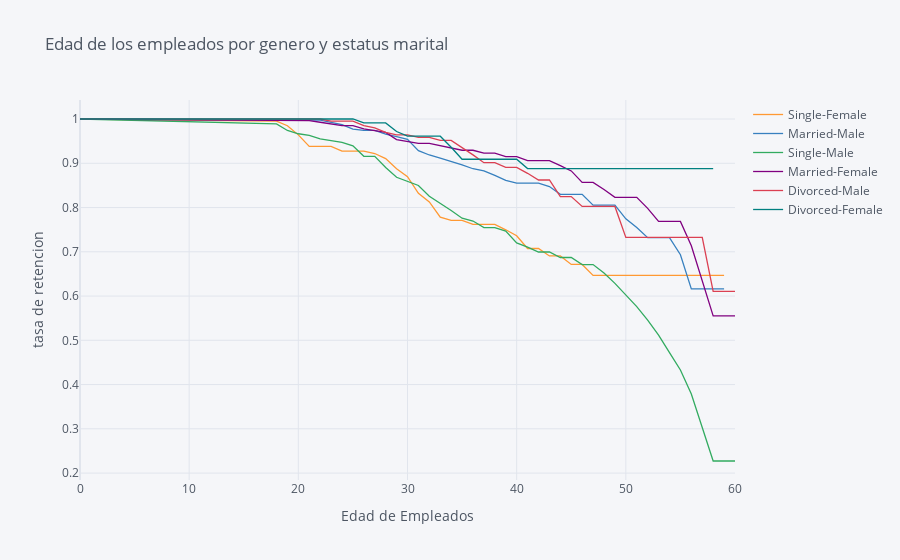

Notebook code for this chart:
### Markdown cell above
## 6. Now that we have looked at the retention rates by gender and marital status individually, let's look at them together. 

Create a new field in the data set that concatenates marital status and gender, and then generate and plot a survival curve that shows the retention by this new field over the age of the employee.

### Code cell
data['Marital&Gender'] = data['MaritalStatus']+"-"+data['Gender']


rates= survival(data,'Marital&Gender','Age','Attrition')


rates.iplot(kind='line', xTitle='Edad de Empleados', yTitle='tasa de retencion',
            title='Edad de los empleados por genero y estatus marital')

### Figure 1 — Plotly figure (JSON) as saved in the notebook; plotly's stock layout.template omitted (floating-point values rounded to 4 significant figures)
{"data": [{"line": {"color": "rgba(255, 153, 51, 1.0)", "dash": "solid", "shape": "linear", "width": 1.3}, "mode": "lines", "name": "Single-Female", "text": "", "type": "scatter", "x": [0, 18, 19, 20, 21, 22, 23, 24, 25, 26, 27, 28, 29, 30, 31, 32, 33, 34, 35, 36, 37, 38, 39, 40, 41, 42, 43, 44, 45, 46, 47, 48, 49, 50, 51, 52, 53, 54, 55, 56, 57, 58, 59, 60], "y": [1, 0.995, 0.9848, 0.9641, 0.9381, 0.9381, 0.9381, 0.9275, 0.9275, 0.9275, 0.922, 0.9106, 0.8874, 0.8697, 0.8322, 0.8125, 0.7781, 0.7709, 0.7709, 0.7619, 0.7619, 0.7619, 0.7497, 0.7363, 0.7074, 0.7074, 0.6906, 0.6906, 0.6714, 0.6714, 0.6465, 0.6465, 0.6465, 0.6465, 0.6465, 0.6465, 0.6465, 0.6465, 0.6465, 0.6465, 0.6465, 0.6465, 0.6465, ""]}, {"line": {"color": "rgba(55, 128, 191, 1.0)", "dash": "solid", "shape": "linear", "width": 1.3}, "mode": "lines", "name": "Married-Male", "text": "", "type": "scatter", "x": [0, 18, 19, 20, 21, 22, 23, 24, 25, 26, 27, 28, 29, 30, 31, 32, 33, 34, 35, 36, 37, 38, 39, 40, 41, 42, 43, 44, 45, 46, 47, 48, 49, 50, 51, 52, 53, 54, 55, 56, 57, 58, 59, 60], "y": [1, 0.9988, 0.9988, 0.9988, 0.9988, 0.9975, 0.9925, 0.9874, 0.977, 0.9743, 0.9743, 0.9659, 0.96, 0.954, 0.9286, 0.9187, 0.9116, 0.9043, 0.8964, 0.8876, 0.8828, 0.8726, 0.8614, 0.8553, 0.8553, 0.8553, 0.8473, 0.8299, 0.8299, 0.8299, 0.8055, 0.8055, 0.8055, 0.7745, 0.7546, 0.7318, 0.7318, 0.7318, 0.6932, 0.6162, 0.6162, 0.6162, 0.6162, ""]}, {"line": {"color": "rgba(50, 171, 96, 1.0)", "dash": "solid", "shape": "linear", "width": 1.3}, "mode": "lines", "name": "Single-Male", "text": "", "type": "scatter", "x": [0, 18, 19, 20, 21, 22, 23, 24, 25, 26, 27, 28, 29, 30, 31, 32, 33, 34, 35, 36, 37, 38, 39, 40, 41, 42, 43, 44, 45, 46, 47, 48, 49, 50, 51, 52, 53, 54, 55, 56, 57, 58, 59, 60], "y": [1, 0.9889, 0.9741, 0.9667, 0.9629, 0.9552, 0.9513, 0.9474, 0.9395, 0.9156, 0.9156, 0.8903, 0.8684, 0.8592, 0.8497, 0.8254, 0.8099, 0.7935, 0.776, 0.7694, 0.7548, 0.7548, 0.7466, 0.7199, 0.7103, 0.6995, 0.6995, 0.6871, 0.6871, 0.6711, 0.6711, 0.6519, 0.6286, 0.6035, 0.576, 0.5457, 0.5116, 0.4723, 0.4329, 0.3788, 0.303, 0.2273, 0.2273, 0.2273]}, {"line": {"color": "rgba(128, 0, 128, 1.0)", "dash": "solid", "shape": "linear", "width": 1.3}, "mode": "lines", "name": "Married-Female", "text": "", "type": "scatter", "x": [0, 18, 19, 20, 21, 22, 23, 24, 25, 26, 27, 28, 29, 30, 31, 32, 33, 34, 35, 36, 37, 38, 39, 40, 41, 42, 43, 44, 45, 46, 47, 48, 49, 50, 51, 52, 53, 54, 55, 56, 57, 58, 59, 60], "y": [1, 0.9963, 0.9963, 0.9963, 0.9963, 0.9926, 0.9889, 0.9852, 0.9852, 0.9777, 0.9738, 0.9698, 0.9535, 0.9493, 0.9449, 0.9449, 0.94, 0.9349, 0.9294, 0.9294, 0.9228, 0.9228, 0.9151, 0.9151, 0.9058, 0.9058, 0.9058, 0.8946, 0.8827, 0.8568, 0.8568, 0.8406, 0.8231, 0.8231, 0.8231, 0.7981, 0.7686, 0.7686, 0.7686, 0.7137, 0.6344, 0.5551, 0.5551, 0.5551]}, {"line": {"color": "rgba(219, 64, 82, 1.0)", "dash": "solid", "shape": "linear", "width": 1.3}, "mode": "lines", "name": "Divorced-Male", "text": "", "type": "scatter", "x": [0, 18, 19, 20, 21, 22, 23, 24, 25, 26, 27, 28, 29, 30, 31, 32, 33, 34, 35, 36, 37, 38, 39, 40, 41, 42, 43, 44, 45, 46, 47, 48, 49, 50, 51, 52, 53, 54, 55, 56, 57, 58, 59, 60], "y": [1, 1, 1, 1, 1, 1, 0.9952, 0.9952, 0.9952, 0.9852, 0.9802, 0.9697, 0.9643, 0.9643, 0.9583, 0.9583, 0.9515, 0.9515, 0.9357, 0.919, 0.9013, 0.9013, 0.8906, 0.8906, 0.8773, 0.8621, 0.8621, 0.8247, 0.8247, 0.8024, 0.8024, 0.8024, 0.8024, 0.7326, 0.7326, 0.7326, 0.7326, 0.7326, 0.7326, 0.7326, 0.7326, 0.6105, 0.6105, 0.6105]}, {"line": {"color": "rgba(0, 128, 128, 1.0)", "dash": "solid", "shape": "linear", "width": 1.3}, "mode": "lines", "name": "Divorced-Female", "text": "", "type": "scatter", "x": [0, 18, 19, 20, 21, 22, 23, 24, 25, 26, 27, 28, 29, 30, 31, 32, 33, 34, 35, 36, 37, 38, 39, 40, 41, 42, 43, 44, 45, 46, 47, 48, 49, 50, 51, 52, 53, 54, 55, 56, 57, 58, 59, 60], "y": [1, 1, 1, 1, 1, 1, 1, 1, 1, 0.9912, 0.9912, 0.9912, 0.9717, 0.9612, 0.9612, 0.9612, 0.9612, 0.9362, 0.9091, 0.9091, 0.9091, 0.9091, 0.9091, 0.9091, 0.8879, 0.8879, 0.8879, 0.8879, 0.8879, 0.8879, 0.8879, 0.8879, 0.8879, 0.8879, 0.8879, 0.8879, 0.8879, 0.8879, 0.8879, 0.8879, 0.8879, 0.8879, "", ""]}], "layout": {"legend": {"bgcolor": "#F5F6F9", "font": {"color": "#4D5663"}}, "paper_bgcolor": "#F5F6F9", "plot_bgcolor": "#F5F6F9", "title": {"font": {"color": "#4D5663"}, "text": "Edad de los empleados por genero y estatus marital"}, "xaxis": {"gridcolor": "#E1E5ED", "showgrid": true, "tickfont": {"color": "#4D5663"}, "title": {"font": {"color": "#4D5663"}, "text": "Edad de Empleados"}, "zerolinecolor": "#E1E5ED"}, "yaxis": {"gridcolor": "#E1E5ED", "showgrid": true, "tickfont": {"color": "#4D5663"}, "title": {"font": {"color": "#4D5663"}, "text": "tasa de retencion"}, "zerolinecolor": "#E1E5ED"}}}
